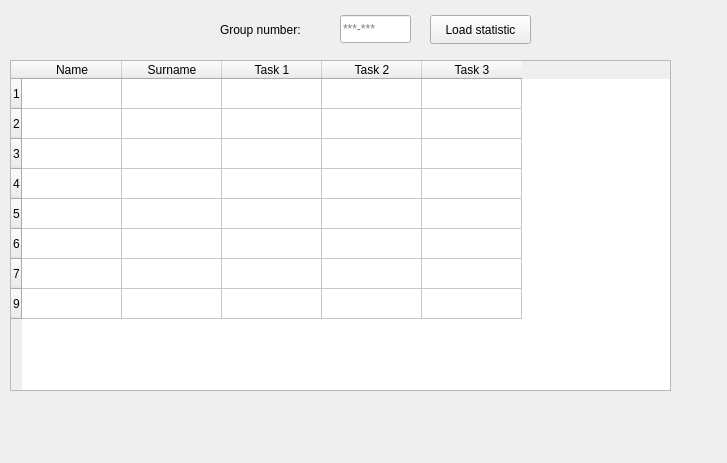
<?xml version="1.0" encoding="UTF-8"?>
<ui version="4.0">
 <class>Form_statistic_teacher</class>
 <widget class="QWidget" name="Form_statistic_teacher">
  <property name="geometry">
   <rect>
    <x>0</x>
    <y>0</y>
    <width>727</width>
    <height>463</height>
   </rect>
  </property>
  <property name="windowTitle">
   <string>Form</string>
  </property>
  <widget class="QTableWidget" name="tableWidget">
   <property name="geometry">
    <rect>
     <x>10</x>
     <y>60</y>
     <width>661</width>
     <height>331</height>
    </rect>
   </property>
   <row>
    <property name="text">
     <string>1</string>
    </property>
   </row>
   <row>
    <property name="text">
     <string>2</string>
    </property>
   </row>
   <row>
    <property name="text">
     <string>3</string>
    </property>
   </row>
   <row>
    <property name="text">
     <string>4</string>
    </property>
   </row>
   <row>
    <property name="text">
     <string>5</string>
    </property>
   </row>
   <row>
    <property name="text">
     <string>6</string>
    </property>
   </row>
   <row>
    <property name="text">
     <string>7</string>
    </property>
   </row>
   <row>
    <property name="text">
     <string>9</string>
    </property>
   </row>
   <column>
    <property name="text">
     <string>Name</string>
    </property>
   </column>
   <column>
    <property name="text">
     <string>Surname</string>
    </property>
   </column>
   <column>
    <property name="text">
     <string>Task 1</string>
    </property>
   </column>
   <column>
    <property name="text">
     <string>Task 2</string>
    </property>
   </column>
   <column>
    <property name="text">
     <string>Task 3</string>
    </property>
   </column>
   <item row="0" column="0">
    <property name="text">
     <string/>
    </property>
    <property name="flags">
     <set>ItemIsDragEnabled|ItemIsDropEnabled|ItemIsUserCheckable|ItemIsEnabled</set>
    </property>
   </item>
  </widget>
  <widget class="QLabel" name="label">
   <property name="geometry">
    <rect>
     <x>220</x>
     <y>20</y>
     <width>101</width>
     <height>20</height>
    </rect>
   </property>
   <property name="text">
    <string>Group number:</string>
   </property>
  </widget>
  <widget class="QLineEdit" name="lineEdit">
   <property name="geometry">
    <rect>
     <x>340</x>
     <y>15</y>
     <width>71</width>
     <height>28</height>
    </rect>
   </property>
   <property name="frame">
    <bool>true</bool>
   </property>
   <property name="alignment">
    <set>Qt::AlignLeading|Qt::AlignLeft|Qt::AlignVCenter</set>
   </property>
   <property name="placeholderText">
    <string>***-***</string>
   </property>
  </widget>
  <widget class="QPushButton" name="pushButton">
   <property name="geometry">
    <rect>
     <x>430</x>
     <y>15</y>
     <width>101</width>
     <height>29</height>
    </rect>
   </property>
   <property name="text">
    <string>Load statistic</string>
   </property>
  </widget>
 </widget>
 <resources/>
 <connections/>
</ui>
